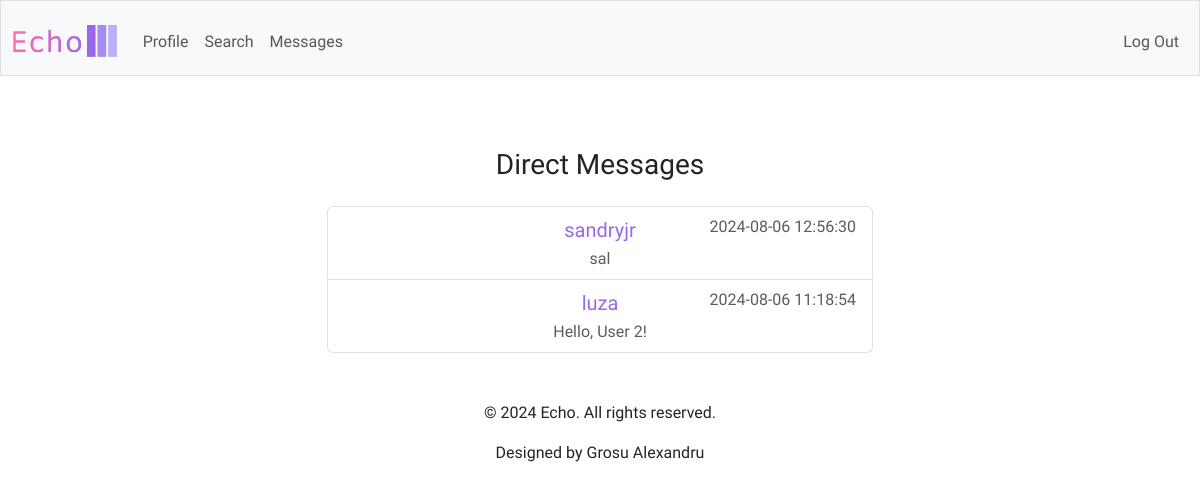
/messages (signed in), run on an earlier commit of the app's database.
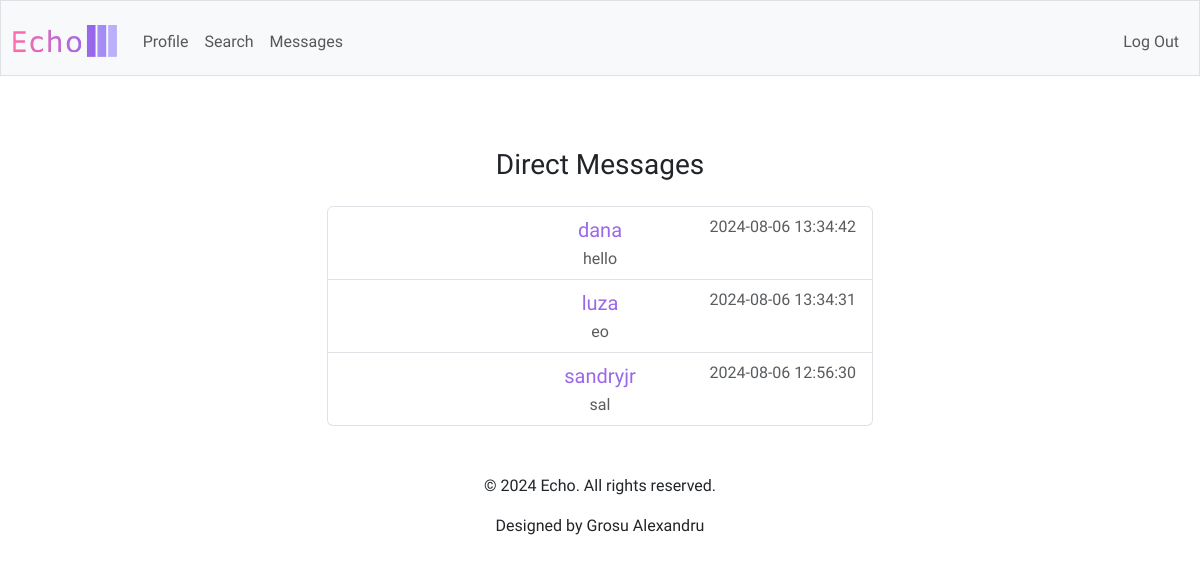
And on a later commit of the database.
### tables this page shows
CREATE TABLE conversations (
    id INTEGER PRIMARY KEY AUTOINCREMENT,
    created_at TIMESTAMP DEFAULT CURRENT_TIMESTAMP
);

### app.py (the view)
@app.route('/messages')
@login_required
def messages():
    user_id = session['user_id']
    conversations = db.execute('''
        SELECT c.id, u.username, MAX(m.created_at) AS last_message_time,
               (SELECT content FROM messages m2
                WHERE m2.conversation_id = c.id
                ORDER BY m2.created_at DESC
                LIMIT 1) AS last_message
        FROM conversations c
        JOIN conversation_participants cp1 ON c.id = cp1.conversation_id
        JOIN conversation_participants cp2 ON c.id = cp2.conversation_id
        JOIN users u ON cp2.user_id = u.id
        LEFT JOIN messages m ON c.id = m.conversation_id
        WHERE cp1.user_id = ?
          AND cp2.user_id != cp1.user_id
          AND NOT EXISTS (
              SELECT 1 FROM blocks b
              WHERE b.blocker_id = cp1.user_id AND b.blocked_id = cp2.user_id
          )
        GROUP BY c.id, u.username
        ORDER BY last_message_time DESC
    ''', user_id)
    return render_template('messages.html', conversations=conversations)

### app.py (called while the page is built)
@app.after_request
def after_request(response):
    response.headers["Cache-Control"] = "no-cache, no-store, must-revalidate"
    response.headers["Expires"] = 0
    response.headers["Pragma"] = "no-cache"
    return response

### helpers.py (called while the page is built)
def login_required(f):
    @wraps(f)
    def decorated_function(*args, **kwargs):
        if session.get("user_id") is None:
            return redirect("/login")
        return f(*args, **kwargs)
    return decorated_function

### templates/messages.html (shortened to what this page needs)
{% extends "layout.html" %}
{% block main %}
    <div class="container">
        <h3 class="my-4">Direct Messages</h3>
        <ul class="list-group mx-auto w-50">
            {% for conversation in conversations %}
                <li class="list-group-item position-relative">
                    <a href="{{ url_for('conversation', conversation_id=conversation['id']) }}" class="purple text-decoration-none position-absolute start-50 translate-middle-x fs-5">
                        {{ conversation['username'] }}
                    </a>
                    <span class="text-muted position-relative float-end">{{ conversation['last_message_time'] }}</span>
                    <br>
                    <div class="mt-2 text-muted position-relative text-center text-truncate" style="max-width: 100%;">
                        {{ conversation['last_message'] }}
                    </div>
                </li>
            {% endfor %}
        </ul>
    </div>
{% endblock %}

### templates/layout.html (shortened to what this page needs)
<!DOCTYPE html>
<html lang="en">
    <head>
        <link href="https://cdn.jsdelivr.net/npm/bootstrap@5.3.3/dist/css/bootstrap.min.css" rel="stylesheet">
        <link href="/static/styles.css" rel="stylesheet">
    </head>
    <body>
        <nav class="bg-light border navbar navbar-expand-md navbar-light">
            <div class="container-fluid">
                <a class="navbar-brand" href="/"><img alt="Echo" class="logo-image" src="/static/echo-icons/svg/logo-no-background.svg"></a>
                <div class="collapse navbar-collapse" id="navbar">
                    {% if session["user_id"] %}
                        <ul class="navbar-nav me-auto mt-2">
                            <li class="nav-item"><a class="nav-link" href="/profile">Profile</a></li>
                            <li class="nav-item"><a class="nav-link" href="/search">Search</a></li>
                            <li class="nav-item"><a class="nav-link" href="/messages">Messages</a></li>
                        </ul>
                        <ul class="navbar-nav ms-auto mt-2">
                            <li class="nav-item"><a class="nav-link" href="/logout">Log Out</a></li>
                        </ul>
                    {% else %}
                        <ul class="navbar-nav ms-auto mt-2">
                            <li class="nav-item"><a class="nav-link" href="/register">Register</a></li>
                            <li class="nav-item"><a class="nav-link" href="/login">Log In</a></li>
                        </ul>
                    {% endif %}
                </div>
            </div>
        </nav>
        <main class="container py-5 text-center">
            {% block main %}{% endblock %}
        </main>
        <footer class="text-center">
            <div class="container">
                <p>&copy; 2024 Echo. All rights reserved.</p>
                <p>Designed by Grosu Alexandru</p>
            </div>
        </footer>
    </body>
</html>

### static/styles.css (style rules this page uses)
body { font-family: "Amiko", sans-serif; }
nav .navbar-brand { font-size: xx-large; font-weight: 600; }
.purple { color: #9b68e7; }
nav .navbar-brand .logo-image { height: 32px; width: auto; }

What changed in the data, as far as the page shows it:
added conversations: username "dana", last_message_time "2024-08-06 13:34:42", last_message "hello"
shown differently, row unchanged: conversations (number 2 of 3 on the later page): last_message_time "2024-08-06 11:18:54" → "2024-08-06 13:34:31"; last_message "Hello, User 2!" → "eo"; moves up the list
